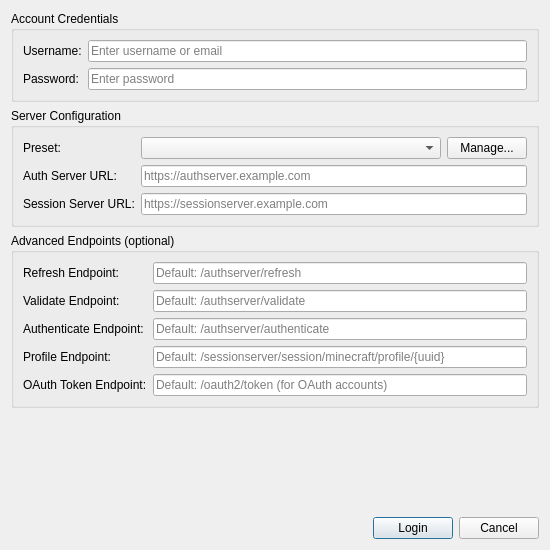
<?xml version="1.0" encoding="UTF-8"?>
<ui version="4.0">
 <class>YggdrasilLoginDialog</class>
 <widget class="QDialog" name="YggdrasilLoginDialog">
  <property name="geometry">
   <rect>
    <x>0</x>
    <y>0</y>
    <width>550</width>
    <height>550</height>
   </rect>
  </property>
  <property name="windowTitle">
   <string>Add Yggdrasil Account</string>
  </property>
  <layout class="QVBoxLayout" name="verticalLayout">
   <item>
    <widget class="QGroupBox" name="credentialsGroup">
     <property name="title">
      <string>Account Credentials</string>
     </property>
     <layout class="QFormLayout" name="credentialsFormLayout">
      <item row="0" column="0">
       <widget class="QLabel" name="usernameLabel">
        <property name="text">
         <string>Username:</string>
        </property>
       </widget>
      </item>
      <item row="0" column="1">
       <widget class="QLineEdit" name="usernameEdit">
        <property name="placeholderText">
         <string>Enter username or email</string>
        </property>
       </widget>
      </item>
      <item row="1" column="0">
       <widget class="QLabel" name="passwordLabel">
        <property name="text">
         <string>Password:</string>
        </property>
       </widget>
      </item>
      <item row="1" column="1">
       <widget class="QLineEdit" name="passwordEdit">
        <property name="echoMode">
         <enum>QLineEdit::Password</enum>
        </property>
        <property name="placeholderText">
         <string>Enter password</string>
        </property>
       </widget>
      </item>
     </layout>
    </widget>
   </item>
   <item>
    <widget class="QGroupBox" name="serverConfigGroup">
     <property name="title">
      <string>Server Configuration</string>
     </property>
     <layout class="QFormLayout" name="serverFormLayout">
      <item row="0" column="0">
       <widget class="QLabel" name="presetLabel">
        <property name="text">
         <string>Preset:</string>
        </property>
       </widget>
      </item>
      <item row="0" column="1">
       <layout class="QHBoxLayout" name="presetLayout">
        <item>
         <widget class="QComboBox" name="presetCombo">
          <property name="sizePolicy">
           <sizepolicy hsizetype="Expanding" vsizetype="Fixed">
            <horstretch>0</horstretch>
            <verstretch>0</verstretch>
           </sizepolicy>
          </property>
         </widget>
        </item>
        <item>
         <widget class="QPushButton" name="presetsButton">
          <property name="text">
           <string>Manage...</string>
          </property>
         </widget>
        </item>
       </layout>
      </item>
      <item row="1" column="0">
       <widget class="QLabel" name="authServerLabel">
        <property name="text">
         <string>Auth Server URL:</string>
        </property>
       </widget>
      </item>
      <item row="1" column="1">
       <widget class="QLineEdit" name="authServerEdit">
        <property name="placeholderText">
         <string>https://authserver.example.com</string>
        </property>
       </widget>
      </item>
      <item row="2" column="0">
       <widget class="QLabel" name="sessionServerLabel">
        <property name="text">
         <string>Session Server URL:</string>
        </property>
       </widget>
      </item>
      <item row="2" column="1">
       <widget class="QLineEdit" name="sessionServerEdit">
        <property name="placeholderText">
         <string>https://sessionserver.example.com</string>
        </property>
       </widget>
      </item>
     </layout>
    </widget>
   </item>
   <item>
    <widget class="QGroupBox" name="advancedGroup">
     <property name="title">
      <string>Advanced Endpoints (optional)</string>
     </property>
     <property name="checkable">
      <bool>false</bool>
     </property>
     <layout class="QFormLayout" name="advancedFormLayout">
      <item row="0" column="0">
       <widget class="QLabel" name="refreshEndpointLabel">
        <property name="text">
         <string>Refresh Endpoint:</string>
        </property>
       </widget>
      </item>
      <item row="0" column="1">
       <widget class="QLineEdit" name="refreshEndpointEdit">
        <property name="placeholderText">
         <string>Default: /authserver/refresh</string>
        </property>
       </widget>
      </item>
      <item row="1" column="0">
       <widget class="QLabel" name="validateEndpointLabel">
        <property name="text">
         <string>Validate Endpoint:</string>
        </property>
       </widget>
      </item>
      <item row="1" column="1">
       <widget class="QLineEdit" name="validateEndpointEdit">
        <property name="placeholderText">
         <string>Default: /authserver/validate</string>
        </property>
       </widget>
      </item>
      <item row="2" column="0">
       <widget class="QLabel" name="authenticateEndpointLabel">
        <property name="text">
         <string>Authenticate Endpoint:</string>
        </property>
       </widget>
      </item>
      <item row="2" column="1">
       <widget class="QLineEdit" name="authenticateEndpointEdit">
        <property name="placeholderText">
         <string>Default: /authserver/authenticate</string>
        </property>
       </widget>
      </item>
      <item row="3" column="0">
       <widget class="QLabel" name="profileEndpointLabel">
        <property name="text">
         <string>Profile Endpoint:</string>
        </property>
       </widget>
      </item>
      <item row="3" column="1">
       <widget class="QLineEdit" name="profileEndpointEdit">
        <property name="placeholderText">
         <string>Default: /sessionserver/session/minecraft/profile/{uuid}</string>
        </property>
       </widget>
      </item>
      <item row="4" column="0">
       <widget class="QLabel" name="oauthTokenEndpointLabel">
        <property name="text">
         <string>OAuth Token Endpoint:</string>
        </property>
       </widget>
      </item>
      <item row="4" column="1">
       <widget class="QLineEdit" name="oauthTokenEndpointEdit">
        <property name="placeholderText">
         <string>Default: /oauth2/token (for OAuth accounts)</string>
        </property>
       </widget>
      </item>
     </layout>
    </widget>
   </item>
   <item>
    <widget class="QLabel" name="statusLabel">
     <property name="text">
      <string/>
     </property>
     <property name="wordWrap">
      <bool>true</bool>
     </property>
    </widget>
   </item>
   <item>
    <spacer name="verticalSpacer">
     <property name="orientation">
      <enum>Qt::Vertical</enum>
     </property>
     <property name="sizeHint" stdset="0">
      <size>
       <width>20</width>
       <height>10</height>
      </size>
     </property>
    </spacer>
   </item>
   <item>
    <layout class="QHBoxLayout" name="buttonLayout">
     <item>
      <spacer name="horizontalSpacer">
       <property name="orientation">
        <enum>Qt::Horizontal</enum>
       </property>
       <property name="sizeHint" stdset="0">
        <size>
         <width>40</width>
         <height>20</height>
        </size>
       </property>
      </spacer>
     </item>
     <item>
      <widget class="QPushButton" name="loginButton">
       <property name="text">
        <string>Login</string>
       </property>
       <property name="default">
        <bool>true</bool>
       </property>
      </widget>
     </item>
     <item>
      <widget class="QPushButton" name="cancelButton">
       <property name="text">
        <string>Cancel</string>
       </property>
      </widget>
     </item>
    </layout>
   </item>
  </layout>
 </widget>
 <resources/>
 <connections/>
</ui>
